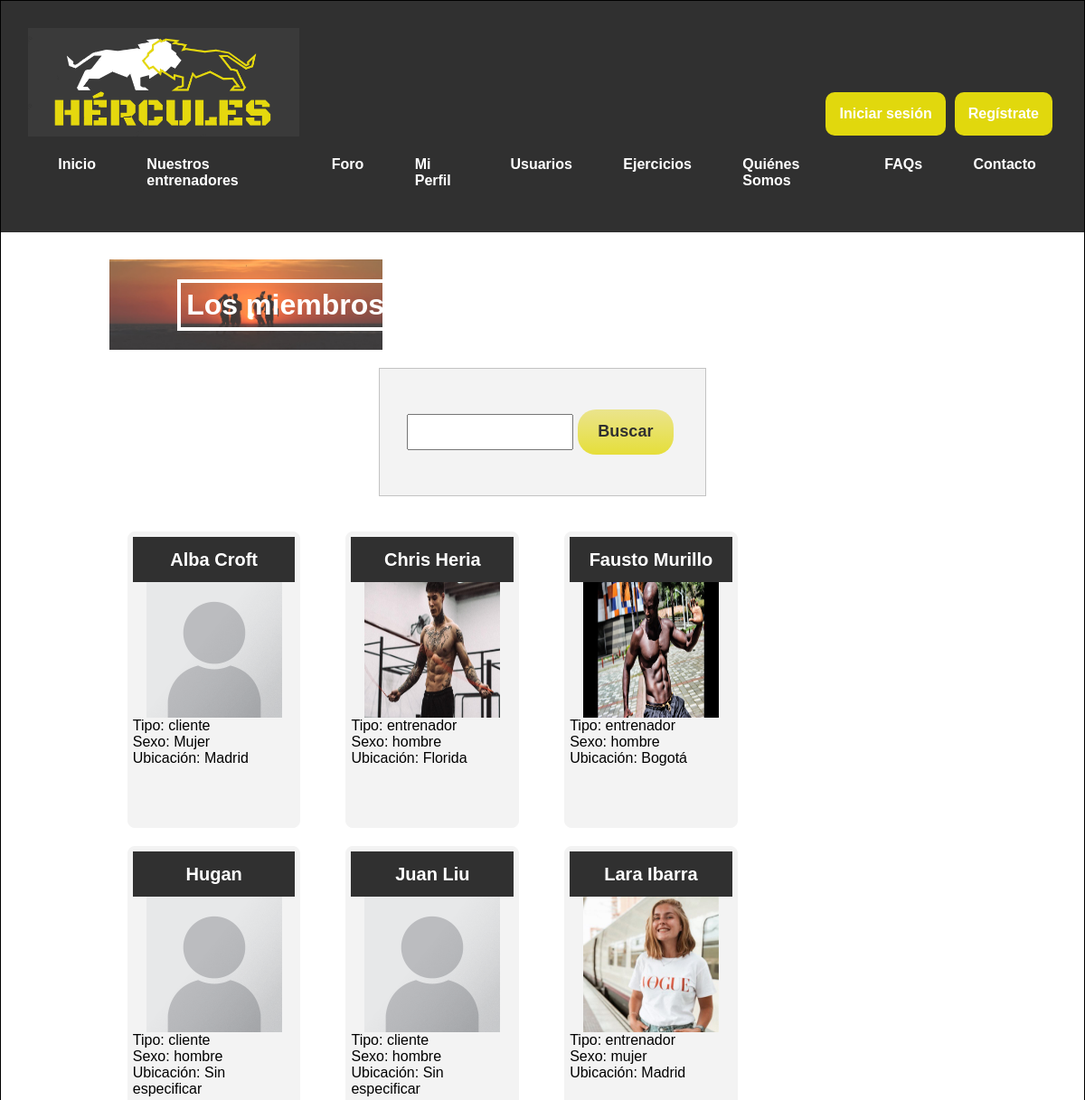
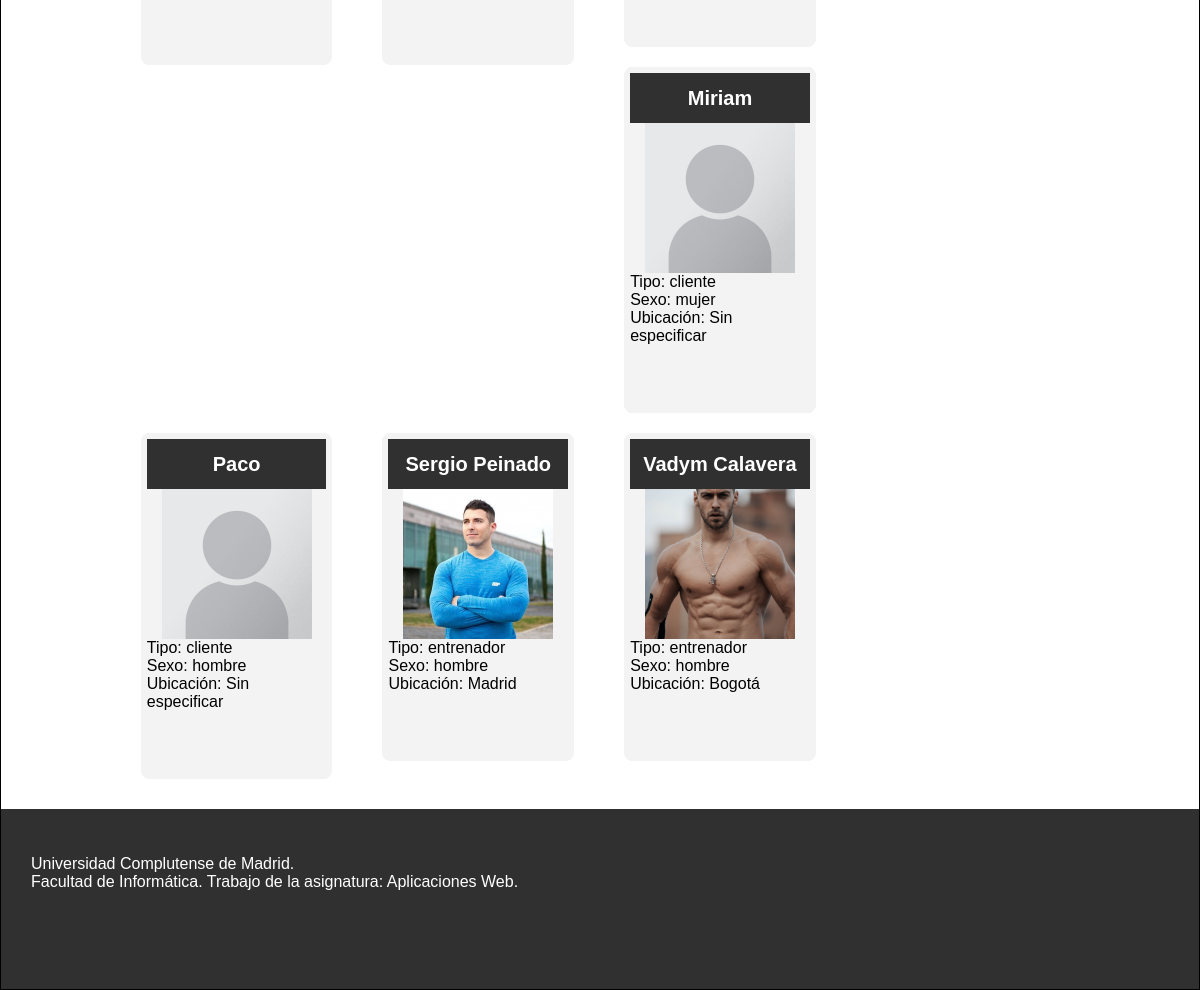
The app's page /usuarios.php with its own data (2 pictures, top to bottom).
### tables this page shows
CREATE TABLE `usuario` (
  `nif` varchar(10) NOT NULL,
  `nombre` varchar(30) NOT NULL,
  `contrasenna` varchar(255) NOT NULL,
  `foto` varchar(255) DEFAULT 'includes/img/usuarios/default.png',
  `email` varchar(30) DEFAULT NULL,
  `sexo` varchar(6) DEFAULT NULL,
  `fechaNac` date DEFAULT NULL,
  `telefono` varchar(15) DEFAULT NULL,
  `ubicacion` varchar(50) DEFAULT NULL,
  `peso` decimal(5,2) DEFAULT NULL,
  `altura` decimal(5,0) DEFAULT NULL,
  `preferencias` varchar(50) DEFAULT NULL,
  `tipoUsuario` tinyint(2) NOT NULL DEFAULT 0,
  `titulacion` varchar(30) DEFAULT NULL,
  `especialidad` varchar(50) DEFAULT NULL,
  `experiencia` varchar(30) DEFAULT NULL
);

### includes/DAOs/DAO.php (called while the page is built, shortened)
<?php
class DAO {
    private $servername = "localhost";
    private $username = "hercules";
    private $password = "iG8hC62acnPrvIeU";
    private $dbname = "hercules";
    private $mysqli = null;
    public function __construct(){
        if(!$this->mysqli){
            $this->mysqli = new mysqli($this->servername, $this->username, $this->password, $this->dbname);
        }
    }
    protected function consultarv2($sql){
        if ($sql != "") {
            $consulta = $this->mysqli->query($sql) or die ($this->mysqli->error. " en la linea ".(__LINE__-1));
            $tablaDatos = array();
            if (substr($sql, 0, 6) == "SELECT") {
                if ($consulta) {
                    while ($fila = mysqli_fetch_assoc($consulta)){
                        array_push($tablaDatos, $fila);
                    }
                }
            }
            return $tablaDatos;
        }
        else {
            return 0;
        }
    }
}

### includes/controller.php (called while the page is built, shortened)
<?php
require_once(__DIR__ . '/DAOs/usuarioDAO.php');
class controller{
    private $usuarioDAO;
    private static $instance = null;
    public function __construct(){
        $this->usuarioDAO = new UsuarioDAO();
    }
     public static function getInstance() {
        if (null === self::$instance) {
            self::$instance = new self();
        }
        return self::$instance;
    }
    public function verUsuarios()
    {
        return $this->usuarioDAO->verUsuarios();
    }
}

### includes/config.php (called while the page is built, shortened)
<?php
require_once __DIR__.'/controller.php';
$ctrl = controller::getInstance();

### includes/DAOs/usuarioDAO.php (called while the page is built, shortened)
<?php
require_once(__DIR__.'/DAO.php');
class UsuarioDAO extends DAO {
    public function verUsuarios()
    {
        $query = "SELECT nif, sexo, nombre, foto, tipoUsuario, ubicacion from usuario
            where tipoUsuario = 0 or tipoUsuario = 1 order by nombre";
        return $this->consultarv2($query);
    }
}

### usuarios.php (the view, shortened to what this page needs)
<?php
	require_once 'includes/config.php';
?>
<!DOCTYPE html>
<html>
<head>
	<link rel="stylesheet" type="text/css" href="includes/css/estilo.css" />
</head>
<body>
<div id="contenedor">
	<?php
	   require('includes/comun/cabecera.php');
	?>
	<div id="contenido">
		<div class="cab">
    		<h1>Los miembros de Hércules</h1>
    		<img src="includes/img/usuarios.png" alt="usuarios">
		</div>
		<?php
		$usuarios = $ctrl->verUsuarios();
		if (count($usuarios) == 0)
		{
		    echo '<p>Todavía no hay ningún usuario registrado... ¡Tú puedes ser el primero!</p>';
		    exit();
		}
		else
		{
            echo
            '<div class="buscar-ejercicio">
                <form method="POST" action="usuarios.php">
                    <input type="search" id="site-search" name="busqueda"/>
                    <button type="submit" name="buscar">Buscar</button>
                </form>
            </div>';
		}
        echo '<div class="entrenadores-all">';
        echo '<ul>';
        foreach ($usuarios as $valor)
        {
            echo '<li>';
            echo '<h4>'.$valor['nombre'].'</h4>';
            echo '<img src='.$valor['foto'].' alt="Foto usuario"/>';
            if ($valor['tipoUsuario'] == 0)
                echo 'Tipo: cliente <br>';
            else
                echo 'Tipo: entrenador <br>';
            echo 'Sexo: '.$valor['sexo'].'<br>';
            echo 'Ubicación: '.$valor['ubicacion'].'<br>';
            echo '<p />';
            if ((isset($_SESSION['usuario']))
                && ($_SESSION['usuario']->getTipoUsuario() == 0) && ($valor['tipoUsuario'] == 0)
                && ($valor['nif'] != $_SESSION['usuario']->getNif()))
            {
                $amigos = $ctrl->listarMisAmigos($_SESSION['usuario']->getNif());
                $ok = true;
                if ((count($amigos) == 0) || (!in_array($valor['nif'], $amigos)))
                {
                    foreach ($amigos as $value)
                    {
                        if ((($valor['nif'] == $value['usuario1'])
                            || ($valor['nif'] == $value['usuario2']))
                            && ($value['estado'] == 'aceptado'))
                        {
                            echo '<div class="texto-amigos">
                                    Ver más en Mis Amigos <br>
                                 </div>';
                            $ok = false;
                            break;
                        }
                        elseif (($valor['nif'] == $value['usuario1'])
                            && ($value['estado'] == 'pendiente'))
                        {
                            echo '<div class="texto-amigos">
                                    Solicitud recibida <br>
                                 </div>';
                            $ok = false;
                            break;
                        }
                        elseif (($valor['nif'] == $value['usuario2'])
                            && ($value['estado'] == 'pendiente'))
                        {
                            echo '<div class="texto-amigos">
                                    Solicitud enviada <br>
                                 </div>';
                            $ok = false;
                            break;
                        }
                    }
                }
                if ($ok)
                {
                    echo '<form action="PR_usuarios.php" method="post">';
                    echo '<input type="hidden" name="id" value="'.$valor['nif'].'">';
                    echo '<button type="submit" name="confirmar">Enviar solicitud</button>';
                    echo '</form>';
                }
            }
            else
            {
                echo '<p />';
            }
            echo '</li>';
        }
        echo '</ul>';
        echo '</div>';
		?>
	</div>
	<?php
	   require('includes/comun/pie.php');
	?>
</div>
</body>
</html>

### includes/css/estilo.css (style rules this page uses)
body { width: 100%; font-family: "Trebuchet MS", Helvetica, sans-serif; margin: 0; padding: 0; background-color: white; }
div#contenedor { margin: auto; border: 1px solid black; background-color: white; width: auto; min-width: min-content; max-width:none; }
div#contenido { padding-top: 30px; padding-bottom: 30px; min-height: 500px; width: 80%; margin-left: 10%; background-color: white; overflow:auto; }
p { text-align: left; }
h1 { text-align: center; }
div#contenido .cab { width: 100%; max-width: fit-content; height: 100px; background-color: #fff; overflow: hidden; position: relative; margin-bottom: 15px; padding: 0; }
div#contenido .cab img { width: 100%; height: 100%; top: 0px; }
div#contenido .cab h1 { overflow: auto; position: absolute; color: white; box-sizing: border-box; border-style: solid; border: 4px solid white; padding: 6px; min-width: max-content; text-align: center; width: 50%; left: 25%; }
div#contenido .entrenadores-all { display: flex; justify-content: space-around; flex-direction: row; display: block; position: relative; font-size: 16px; width: 100%; }
.entrenadores-all ul { padding: 0px; margin: 0px; }
.entrenadores-all ul li { list-style: none; float: left; width: 20%; height: auto; background: #F3F3F3; margin: 20px 30px 0px 20px; box-sizing: border-box; border-radius: 8px; border: 1px solid #F3F3F3; padding: 5px; }
.entrenadores-all ul li h4 { width: 100%; height: 50px; line-height: 50px; background: #303030; text-align: center; color: white; font-size: 20px; margin: auto; }
.entrenadores-all ul li p { margin: auto; padding: 8px; margin: 10px 5px 10px 5px; }
.entrenadores-all img { width: 150px; height: 150px; display:block; margin:auto; }
.buscar-ejercicio form button[type="submit"] { background: linear-gradient(#e9e174, #e3da0c); border: 0; color: black; opacity: 0.8; cursor: pointer; border-radius: 20px; margin-bottom: 0; padding: 10px; width: 50%; margin: 15px 5px; font-size: 18px; font-weight: bold; transition: all 5%; }
.buscar-ejercicio form { width: 50%; max-width: 300px; height: 80px; background-color: #F3F3F3; margin: 2% auto; padding-bottom: 1rem; border: 1px solid rgba(0,0,0,0.2); padding: 30px; display: flex; flex-direction: row; }
.buscar-ejercicio form input[type="search"] { width: 90%; }
.buscar-ejercicio input { padding: 5px; margin: 20px 0; font-size: 18px; }

### records on screen
usuario: nombre "Alba Croft", foto (placeholder picture), tipoUsuario "Tipo: cliente", sexo "Mujer", ubicacion "Madrid"
usuario: nombre "Chris Heria", foto (picture), tipoUsuario "Tipo: entrenador", sexo "hombre", ubicacion "Florida"
usuario: nombre "Fausto Murillo", foto (picture), tipoUsuario "Tipo: entrenador", sexo "hombre", ubicacion "Bogotá"
usuario: nombre "Hugan", foto (placeholder picture), tipoUsuario "Tipo: cliente", sexo "hombre", ubicacion "Sin especificar"
usuario: nombre "Juan Liu", foto (placeholder picture), tipoUsuario "Tipo: cliente", sexo "hombre", ubicacion "Sin especificar"
usuario: nombre "Lara Ibarra", foto (picture), tipoUsuario "Tipo: entrenador", sexo "mujer", ubicacion "Madrid"
usuario: nombre "Miriam", foto (placeholder picture), tipoUsuario "Tipo: cliente", sexo "mujer", ubicacion "Sin especificar"
usuario: nombre "Paco", foto (placeholder picture), tipoUsuario "Tipo: cliente", sexo "hombre", ubicacion "Sin especificar"
usuario: nombre "Sergio Peinado", foto (picture), tipoUsuario "Tipo: entrenador", sexo "hombre", ubicacion "Madrid"
usuario: nombre "Vadym Calavera", foto (picture), tipoUsuario "Tipo: entrenador", sexo "hombre", ubicacion "Bogotá"
